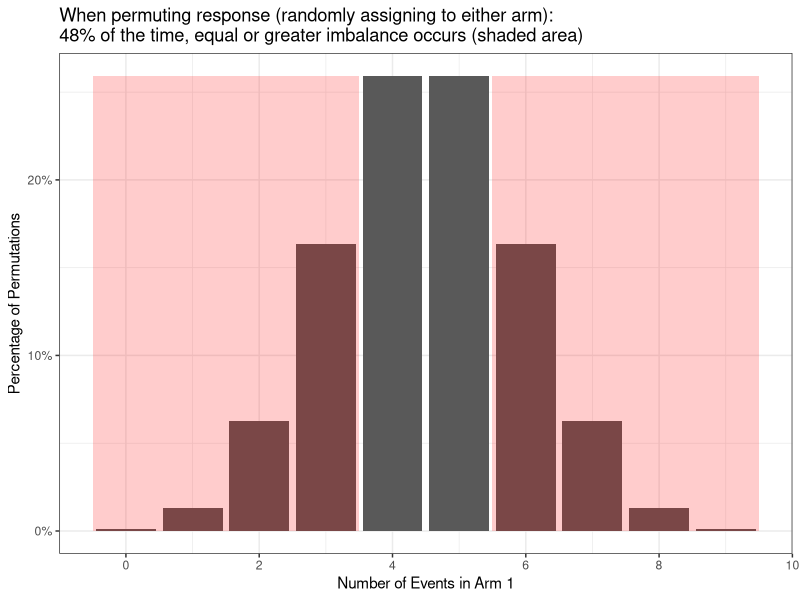

Write R code to recreate this figure.
## ---- chunk 1
library(dplyr)
library(knitr)
library(ggplot2)
library(scales)

opts_chunk$set(warning = FALSE, message = FALSE, echo = FALSE, fig.height = 4, fig.width = 6)
## ---- chunk 2
p = data.frame(x1 = 4, x2 = 5, n1 = 40, n2 = 40) %>%
  mutate(ntot = n1 + n2,
         xtot = x1 + x2,
         nmin = min(n1, n2),
         nmax = max(n1, n2),
         x1lb = max(0, xtot-n2),
         x2lb = max(0, xtot-n1),
         x1ub = min(n1, xtot),
         x2ub = min(n2, xtot))

prob = data.frame(x1i = p$x1lb:p$x1ub) %>%
  mutate(x2i = p$xtot - x1i,
         n1 = p$n1,
         n2 = p$n2,
         Mi = choose(n1, x1i) * choose(n2, x2i),
         Mtot = sum(Mi),
         prob = Mi/Mtot, 
         ratio1_obs = p$x1/n1,
         ratio2_obs = p$x2/n2,
         ratio1i = x1i/n1,
         ratio2i = x2i/n2, 
         extreme_flag = ifelse(abs(ratio1i - ratio2i) > abs(ratio1_obs - ratio2_obs), 1, 0) )

pct_extreme = prob %>%
  filter(extreme_flag == 1) %>%
  summarise(prob = sum(prob)*100) %>%
  as.numeric() %>%
  signif(2)
      
integer_breaks <- function(n = 5, ...) {
  fxn <- function(x) {
    breaks <- floor(pretty(x, n, ...))
    names(breaks) <- attr(breaks, "labels")
    breaks
  }
  return(fxn)
}
        
g = ggplot(prob, aes(x = x1i, y = prob))
g = g + geom_bar(stat = "identity")
g = g + scale_x_continuous(breaks = pretty_breaks())
g = g + scale_y_continuous(labels = scales::percent)
g = g + theme_bw()
g = g + labs(x = "Number of Events in Arm 1", 
             y = "Percentage of Permutations")

prob_noextreme = prob %>%
  filter(extreme_flag == 0)

x1 = prob$x1i[1]
x2 = prob_noextreme$x1i[1] - 1 
x3 = prob_noextreme$x1i[nrow(prob_noextreme)] + 1 
x4 = prob$x1i[nrow(prob)]
y  = max(prob$prob)

g = g + annotate("rect", xmin = x1 - 0.5, xmax = x2 + 0.5,  ymin = 0, ymax = y, alpha = 0.2, fill="red")
g = g + annotate("rect", xmin = x3 - 0.5, xmax = x4 + 0.5,  ymin = 0, ymax = y, alpha = 0.2, fill="red")
g = g + ggtitle(paste0("When permuting response (randomly assigning to either arm):\n",
                        pct_extreme, "% of the time, equal or greater imbalance occurs (shaded area)"))
 
print(g)

